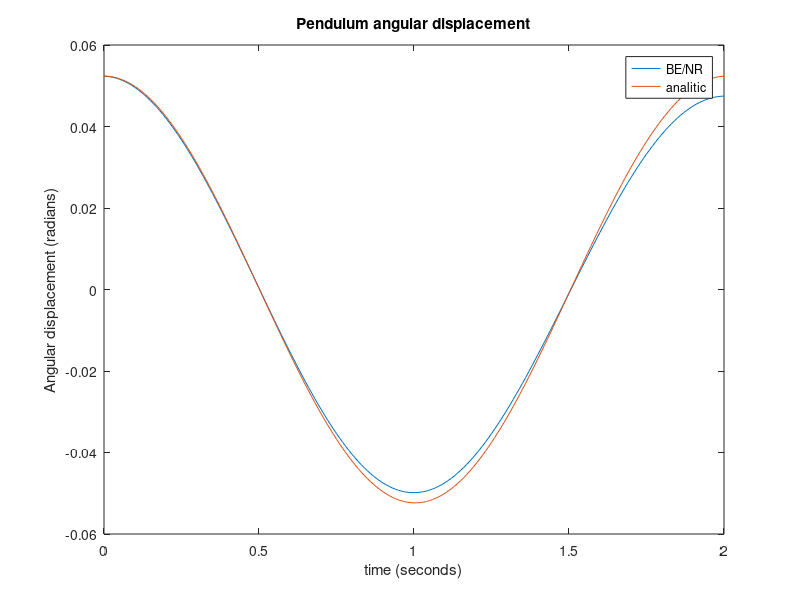

This chart was generated by the following MATLAB code:
dt=0.01; %timestep
u0=[0; pi/4]; %initial condition
%BE method
g=9.8;L=1; %gravitational acc and pendulum length
omega=sqrt(g/L);
Tfinal=2*pi*sqrt(L/g);
t=[0:dt:Tfinal]; %time vector
U=zeros(2,length(t),59);
U_analitic=zeros(2,length(t),59);

for indice=1:59 %initialize 3d matrix wit angular amplitude, knowing that initial ang speed is zero
    U(2,1,indice)=pi/(indice+1);
    U_analitic(2,1,indice)=pi/(indice+1);
end

for indice=1:59
    for i=2:length(t)
        w = U(:,i-1,indice); %start with an initial guess of the new value
        normR=100;
    while normR > 1e-12 
        R = w - U(:,i-1,indice) - dt*([-(g/L)*sin(w(2)); w(1)]); %Residual
        J = [0 -(g/L)*cos(w(2)); 1 0]; %Jacobian of the system 
        dw = (eye(2)-dt*J)\-R; % solve for dw 
        w = w + dw; 
        normR = norm(R) ;
    end
    U(:,i,indice)=w; %update matrix U at location i-1, indice with a vector
    U_analitic(:,i,indice)=[-U_analitic(2,1,indice)*omega*sin(omega*(i-1)*dt),U_analitic(2,1,indice)*cos(omega*(i-1)*dt)];
    end
end
relative_errors=zeros(1,59);
for indice=1:59 %look for the maximal absolute relative error
    %relative_errors(indice)=norm(U_analitic(:,length(t),indice)-U(:,length(t),indice))/norm(U_analitic(:,length(t),indice));
    relative_errors(indice)=norm(U_analitic(2,:,indice)-U(2,:,indice))/norm(U_analitic(2,:,indice));
end
disp(relative_errors)
figure (1);
plot(t,U(2,:,59),'-',t,U_analitic(2,:,59),'-')
legend('BE/NR','analitic');
title('Pendulum angular displacement');
xlabel('time (seconds)');
ylabel('Angular displacement (radians)');
